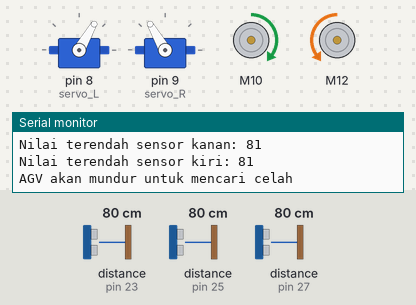
Simulated run of this sketch. Board: Arduino Uno, built with avr-gcc and run on an emulated ATmega328P. Parts: 2 × servo, 2 × DC motor (green arrow = forward, orange = backward, longer = faster), the last lines printed to the serial monitor. Inputs (shaded band) come from the test bench; at power-on: distance to the obstacle (sensors on pin 23, pin 25, pin 27) 80 cm. The echo pulse lasts 58.3 µs per cm.

Above: at 1.2 s.
1.3 s: distance to the obstacle (sensor on pin 23) set to 120 cm
At 1.84 s:
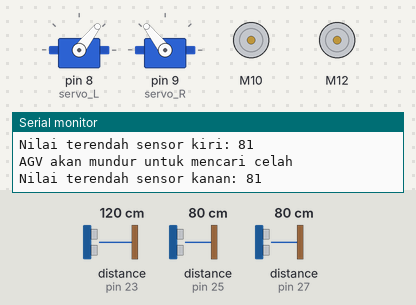
At 2.9 s:
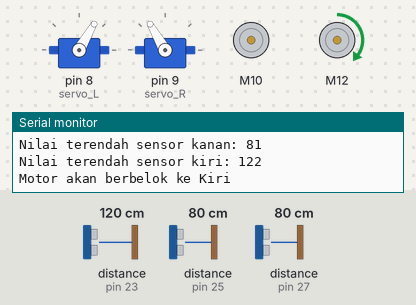
Timing chart, 0 to 4.4 s (numbered marks = the images above; inputs shaded):
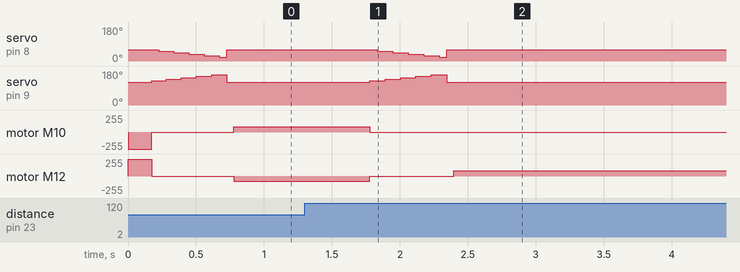

The sketch:

AGV-INACOS-RESTORATION.ino
```cpp
#include <NewPing.h>
#include <Servo.h>
#include <BTS7960.h>

// Function Declaration
void forwardLoop();

/*
PENTINGG!!!!
1. Fungsi motor BTS nya ada di paling bawah, kalau misalnya pas testing
jalan motornya kebalik, edit aja .TurnLeft sama .TurnRight
2. PWM servo juga diadjust sesuai kebutuhan
3. Kalau mau ganti jarak, bisa diganti juga kondisi "if sonarValue[i] = xxx"
4. Ctrl-Shift-P buat buka dialog, terus ketik perintah misal Arduino: Upload using Programmer
*/

void motorForward(uint8_t speed);
void motorBackwardi(uint8_t speed);
void motorStop();

// Ultrasonic Sensor Pins

const int trig_1 = 22;
const int echo_1 = 23;
const int trig_2 = 24;
const int echo_2 = 25;
const int trig_3 = 26;
const int echo_3 = 27;

NewPing sonar[3] = {
NewPing(trig_1, echo_1, 300),
NewPing(trig_2, echo_2, 300),
NewPing(trig_3, echo_3, 300)
};

// Servo Pins

const int servo_L = 8;
const int servo_R = 9;

Servo leftServo;
Servo rightServo;

// Motor Driver Pins

const int EN1 = 28;
const int EN2 = 29;
const int L1_PWM = 10;
const int R1_PWM = 11;
const int L2_PWM = 12;
const int R2_PWM = 13;

BTS7960 motor1(EN1, L1_PWM, R1_PWM);
BTS7960 motor2(EN2, L2_PWM, R2_PWM);

// Other variables that might be used

int i, j;
int k, l = 0;
int sonarValue[3];

/* PROGRAM MAIN BODY */

void setup() {
  Serial.begin(115200);
  Serial.println("Inisiasi Pin");
  leftServo.attach(servo_L);
  rightServo.attach(servo_R);
  leftServo.write(60);
  rightServo.write(120);
}

void loop() {
    k = 0;
    l = 0;
    Serial.println("GO!");
    motorForward(255);
  do{
    for(i = 0; i < 3; i++)
    {
      delay(50);
      sonarValue[i] = sonar[i].ping_cm();
      if(sonarValue[i] == 0) sonarValue[i] = 9999;
      Serial.print("Servo ke-");
      Serial.print(i+1);
      Serial.print(": ");
      Serial.print(sonarValue[i]);
      Serial.println(" ");
      Serial.println("");
    }
  } while((sonarValue[0] > 200 && sonarValue[1] > 200 && sonarValue[2] > 200)); // Jarak sensor ngga mendeteksi apa-apa

  if(sonarValue[1] <= 200) // Sensor tengah mendeteksi jarak 200 cm
  {
    Serial.println("Jarak sensor tengah ke objek: ");
    Serial.print(sonarValue[1]);
    Serial.println("");
    motorForward(80);
    if(sonarValue[1] <= 100) // Sensor tengah mendeteksi jarak 100 cm
    {
      Serial.println("Objek dibawah 100cm !!!");
      forwardLoop();
      if (k < l)
      {
        Serial.println("Motor akan berbelok ke Kiri");
        motor1.Stop(); // Salah satu motor berhenti
        motor2.TurnRight(80); // Motor yang lain bergerak, kalau arah belok kebalik kodenya juga dibalik aja
        delay(500);
        sonarValue[2] = sonar[2].ping_cm();
        if (sonarValue[2] == 0) sonarValue[2] = 9999;
        delay(50);
        while(sonarValue[2] != 9999) // Sampai sensor kanan ngga mendeteksi objek
        {
          sonarValue[2] = sonar[2].ping_cm();
          if (sonarValue[2] == 0) sonarValue[2] = 9999;
          Serial.print("Jarak objek dari sensor kanan: ");
          Serial.println(sonarValue[2]);
          delay(100);
        }
        motorForward(255); // Kedua motor jalan lurus fullspeed
        Serial.println("Motor kembali berjalan lurus");
      }

      else
      {
        Serial.println("Motor akan berbelok ke kanan"); // Sama kayak diatas
        motor2.Stop();
        motor1.TurnLeft(80);
        delay(500);
        sonarValue[0] = sonar[0].ping_cm();
        if (sonarValue[0] == 0) sonarValue[0] = 9999;
        delay(50);
        while(sonarValue[0] != 9999)
        {
          sonarValue[0] = sonar[0].ping_cm();
          if (sonarValue[0] == 0) sonarValue[0] = 9999;
          Serial.print("Jarak objek dari sensor kiri: ");
          Serial.println(sonarValue[0]);
          delay(100);
        }
        motorForward(255);
        Serial.println("Motor kembali berjalan lurus");
      }
    }
  }

  else if(sonarValue[2] <= 100 && sonarValue[1] >= 100 && sonarValue[0] >= 100) { // Sensor kanan mendeteksi objek 100 cm, tapi yg lain nggak
    motor2.TurnRight(80);
    delay(50);
    Serial.println("Sensor kanan mendeteksi terlalu dekat!!!");
    sonarValue[2] = sonar[2].ping_cm();
    Serial.println(sonarValue[2]);
    if (sonarValue[2] == 0) sonarValue[2] = 9999;
    Serial.println(sonarValue[2]);
    while(sonarValue[2] <= 100)
    {
      delay(100);
      sonarValue[2] = sonar[2].ping_cm();
      if (sonarValue[2] == 0) sonarValue[2] = 9999;
    }
    motorForward(255);
  }

  else if(sonarValue[0] <= 100 && sonarValue[1] >= 100 && sonarValue[2] >= 100) {
    motor1.TurnLeft(80);
    delay(50);
    Serial.println("Sensor kiri mendeteksi terlalu dekat!!!");
    sonarValue[0] = sonar[0].ping_cm();
    if (sonarValue[0] == 0) sonarValue[0] = 9999;
    while(sonarValue[0] <= 10)
    {
      delay(100);
      sonarValue[0] = sonar[0].ping_cm();
      if (sonarValue[0] == 0) sonarValue[0] = 9999;
    }

    motorForward(255);
  }

  else motorForward(255);

}

void forwardLoop() {
    motorStop();
    for(i = 1; i <= 5; i++)
      {
        j = i * 8;
        rightServo.write(120 + j);
        sonarValue[2] = sonar[2].ping_cm();
        if (sonarValue[2] == 0) sonarValue[2] = 9999;
        if (k == 0) k = sonarValue[2];
        if (k > sonarValue[2]) k = sonarValue[2];
        Serial.print("Nilai terendah sensor kanan: ");
        Serial.println(k);
        delay(50);
        leftServo.write(60 - j);
        sonarValue[0] = sonar[0].ping_cm();
        if (sonarValue[0] == 0) sonarValue[0] = 9999;
        if(l == 0) l = sonarValue[0];
        if (l > sonarValue[0]) l = sonarValue[0];
        Serial.print("Nilai terendah sensor kiri: ");
        Serial.println(l);
        delay(50);
      }
      rightServo.write(120);
      leftServo.write(60);
      delay(50);
      if(k <= 100 && l <= 100) {
        Serial.println("AGV akan mundur untuk mencari celah");
        motorBackward(80);
        delay(1000);
        k = 0;
        l = 0;
        forwardLoop();
      }
}

void motorForward(uint8_t speed)
{
  motor1.TurnLeft(speed);
  motor2.TurnRight(speed);
}

void motorBackward(uint8_t speed)
{
  motor2.TurnLeft(speed);
  motor1.TurnRight(speed);
}

void motorStop()
{
  motor1.Stop();
  motor2.Stop();
}
```

Measured:
- after the input at 1.3 s, servo on pin 8 (servo_L): goes on until 2.3 s, then stays 60°; servo on pin 9 (servo_R): goes on until 2.3 s, then stays 120°; motor M10: goes on until 1.8 s, then stays stopped
- by itself, servo on pin 9 (servo_R): rises from 120° to 160° in 0.44 s, then falls to 120° in 0.11 s
